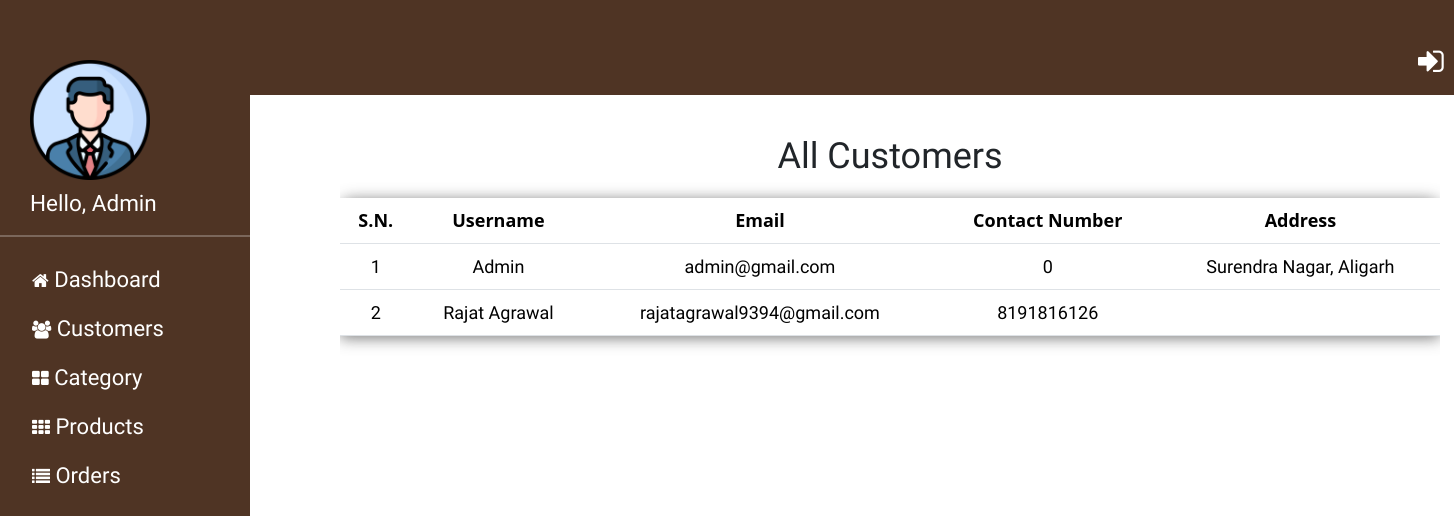
Before: /admin/viewCustomers.php with the older database file.
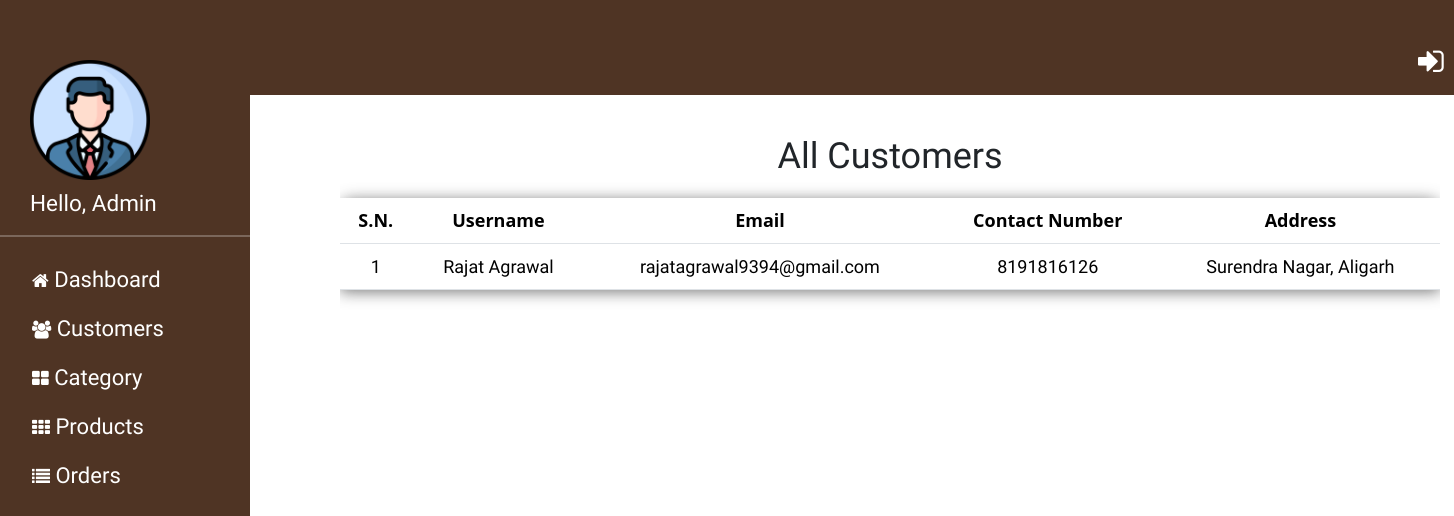
After: the same page with the newer database file.
### tables this page shows
CREATE TABLE `users` (
  `id` int(11) NOT NULL,
  `name` varchar(20) NOT NULL,
  `email` varchar(45) NOT NULL,
  `mobile` varchar(20) NOT NULL,
  `mobile_verified` int(11) NOT NULL,
  `password` text NOT NULL,
  `address` varchar(55) NOT NULL,
  `city` varchar(20) NOT NULL,
  `pic` varchar(55) NOT NULL,
  `status` int(11) NOT NULL,
  `created_date` datetime NOT NULL DEFAULT current_timestamp()
);

### admin/viewCustomers.php (the view)
<?php
include('admin_header.php');
?>
<div id="main-content" style=" height: 550px; width: 1100px;margin-left: 340px;margin-top: 40px; overflow: auto;">
<div >
  <h2 style="text-align: center; margin-bottom: 20px;">All Customers</h2>
  <table class="table " align="center">
    <thead>
      <tr>
        <th class="text-center">S.N.</th>
        <th class="text-center">Username </th>
        <th class="text-center">Email</th>
        <th class="text-center">Contact Number</th>
        <th class="text-center">Address</th>
      </tr>
    </thead>
    <?php
      $sql="SELECT * from `users`";
      $result=$conn-> query($sql);
      $count=1;
      if ($result-> num_rows > 0){
        while ($row=$result-> fetch_assoc()) {
    ?>
    <tr>
      <td><?=$count?></td>
      <td><?=$row["name"]?></td>
      <td><?=$row["email"]?></td>
      <td><?=$row["mobile"]?></td>
      <td><?=$row["address"]?></td>
    </tr>
    <?php
            $count=$count+1;
        }
    }
    ?>
  </table>
</div>
</div>
</body>
</html>

Changed rows visible on the page:
removed users: name "Admin", email "admin@gmail.com", mobile "0", address "Surendra Nagar, Aligarh"
changed users "Rajat Agrawal": address (not shown) → "Surendra Nagar, Aligarh"
